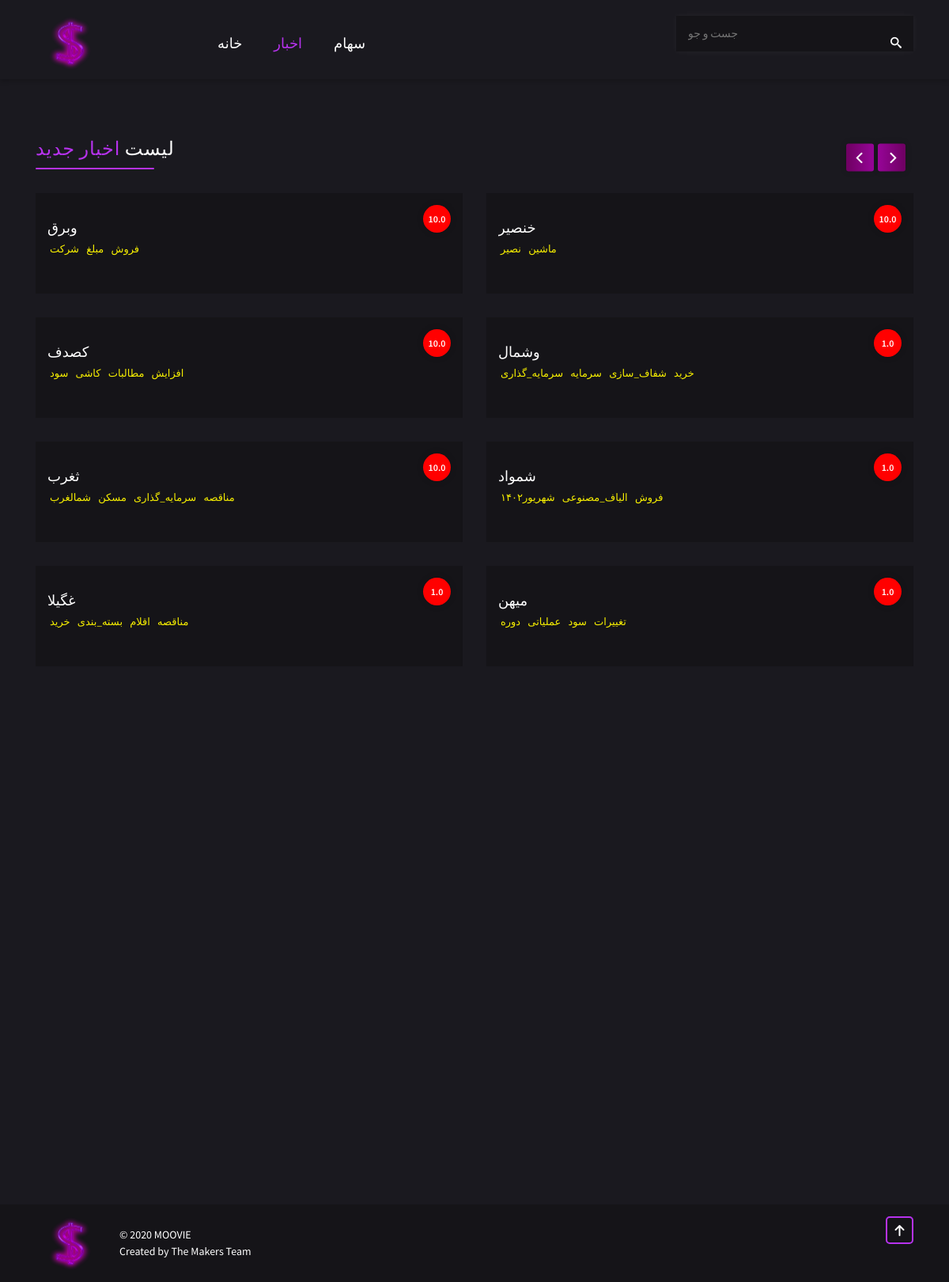
Screenshot of /genre/rand/ with the database file from the repository.
### movies/models.py (models this page shows)
class Movie(models.Model):
    title = models.CharField(max_length=100)
    budget = models.PositiveIntegerField(default=300)
    genres = models.TextField()
    language = models.CharField(max_length=2, default='en')
    overview = models.TextField()
    companies = models.TextField(default='aa')
    countries = models.TextField(default='dd')
    release_date = models.DateField(auto_now_add=True)
    revenue = models.PositiveIntegerField(default=22)
    runtime = models.FloatField(default=11)
    vote_average = models.FloatField()
    vote_count = models.PositiveIntegerField(default=11)
    poster = models.TextField()

### movies/views.py (the view, shortened to what this page needs)
# urls.py: url(r'^genre/(?P<type>[\w\s]+)/$', views.movie_list, name='movie_list'),
def movie_list(request, type):
    if type == 'rand':
        data = random(request)
        random_data_raw = json.loads(data.rendered_content.decode('utf8'))
        sugges_genre = 'suggestion'
        random_data = []
        for movie in random_data_raw['movie_ids'][:40]:
            data = movie_details(request, str(movie))
            random_data.append(json.loads(
                data.rendered_content.decode('utf8')))
        A = random_data[0:8]
        B = random_data[8:16]
        C = random_data[16:24]
        D = random_data[24:32]
        return render(request, 'movie-list.html', {'A': A, 'B': B, 'C': C, 'D': D, 'genre': sugges_genre})

### movies/views.py (called while the page is built, shortened)
def check_DB():
    if Movie.objects.exists() and Actor.objects.exists() and Director.objects.exists() and Writer.objects.exists():
        return True
    else:
        return False

@api_view(['GET'])
def random(request):
    if not check_DB():
        return HttpResponseServerError('Database is not loaded !')
    if 'num' in request.GET and request.GET['num'].isnumeric():
        NUMBERS = int(request.GET['num'])
    else:
        NUMBERS = 40
    all_ids = Movie.objects.all().values('id')
    data = {'movie_ids': []}
    if len(all_ids) < NUMBERS:
        for item in all_ids:
            data['movie_ids'].append(item['id'])
    result = MoviesSerializer(data).data
    return Response(result)

### movies/templates/movie-list.html (shortened to what this page needs)
{% load static %}
<!DOCTYPE html>
<html lang="en">
<head>
    <link rel="stylesheet" href="{% static 'css/bootstrap.min.css' %}">
    <link rel="stylesheet" href="{% static 'css/flickity.css' %}">
    <link rel="stylesheet" href="{% static 'sass/main.css' %}">
</head>
<body>
    <header class="header">
        <div class="container">
            <div class="row">
                <div class="col-lg-2 header__logo">
                    <a href="{% url 'home' %}">
                        <img src="{% static 'img/Logo.png' %}" alt="MOOVIE">
                    </a>
                </div>
                <div class="col-lg-6 header__menu">
                    <ul>
                        <li class="header__menu-item "><a href="{% url 'home' %}">خانه</a></li>
                        <li class="header__menu-item header__menu-item--active"><a href="{% url 'movie_list' type='rand' %}">اخبار</a>
                        </li>
                        <li class="header__menu-item "><a href="{% url 'genres' %}">سهام</a></li>
                    </ul>
                </div>
                <div class="col-lg-4 header__search">
                    <form action="{% url 'home' %}" method="POST">
                        <div class="header__search-container">
                            <input type="text" name="search" id="" placeholder="جست و جو">
                            <i class="moovie moovie-search"></i>
                        </div>
                    </form>
                </div>
            </div>
        </div>
    </header>
    <div class="section list-slider">
        <div class="container">
            <div class="row">
                <div class="col-12 section-with-title ">
                    <div class="section-with-title__title">
                        {%if genre == 'suggestion'%}
                            لیست <span>اخبار جدید</span>
                        {% else %}
                            لیست <span>{{genre}}</span>
                        {% endif %}
                        </div>
                    <div class="slider list-slider__slider">
                            <div class="carousel" data-flickity='{"wrapAround": true, "pageDots" : false, "rightToLeft": false, "cellAlign": "left" ,  "contain": true , "imageLoaded" : true }'>
                                <div class="carousel-cell">
                                    <div class="list-slider__row">
                                    {%for a in A %}
                                        <div class="list-slider__col">
                                            <div class="movie-item">
                                                <div class="movie-item--link">
                                                    <a href="{% url 'movie_detail' movie_id=a.id %}" class="cover-link"></a>
                                                    <div class="movie-item__rate movie-item__rate--good">{{a.vote_average}}</div>
                                                    <div class="movie-item__overlay">
                                                        <a href="{% url 'movie_detail' movie_id=a.id %}" class="movie-item__title">{{a.title}}</a>
                                                        <ul class="movie-item__genre-list">
                                                            <li class="movie-item__genre">
                                                                {% for genre in a.genres %}
                                                                    <a href="{% url 'movie_list' type=genre %}">{{genre}}</a>
                                                                {% endfor %}
                                                            </li>
                                                        </ul>
                                                    </div>
                                                </div>
                                            </div>
                                        </div>
                                        {%endfor%}
                                    </div>
                                </div>
                        </div>
                    </div>
                </div>
            </div>
        </div>
    </div>
    <footer class="footer">
        <div class="container">
            <div class="row">
                <div class="col-9 footer__about">
                    <div class="footer__logo">
                        <a href="{% url 'home' %}">
                            <img src="{% static 'img/Logo.png' %}" alt="MOOVIE">
                        </a>
                    </div>
                    <div class="footer__about-content">
                        <span>&copy; 2020 MOOVIE</span>
                        <span>Created by The Makers Team</span>
                    </div>
                </div>
                <div class="col-3 footer__go-top">
                    <button class="go-top" onclick="$('html, body').animate({scrollTop:0},'100');"><i
                            class="moovie moovie-arrow-up"></i></button>
                </div>
            </div>
        </div>
    </footer>
</body>
</html>

### static/css/flickity.css (style rules this page uses)
.flickity-enabled { position: relative; }
.flickity-enabled.is-draggable { -webkit-tap-highlight-color: transparent; -webkit-user-select: none; -moz-user-select: none; -ms-user-select: none; user-select: none; }

### rows the page displays
Movie: vote_average "10.0", title "وبرق", genres "فروش" "مبلغ" "شرکت"
Movie: vote_average "10.0", title "خنصیر", genres "ماشین" "نصیر"
Movie: vote_average "10.0", title "کصدف", genres "افزایش" "مطالبات" "کاشی" "سود"
Movie: vote_average "1.0", title "وشمال", genres "خرید" "شفاف_سازی" "سرمایه" "سرمایه_گذاری"
Movie: vote_average "10.0", title "ثغرب", genres "مناقصه" "سرمایه_گذاری" "مسکن" "شمالغرب"
Movie: vote_average "1.0", title "شمواد", genres "فروش" "الیاف_مصنوعی" "شهریور۱۴۰۲"
Movie: vote_average "1.0", title "غگیلا", genres "مناقصه" "اقلام" "بسته_بندی" "خرید"
Movie: vote_average "1.0", title "میهن", genres "تغییرات" "سود" "عملیاتی" "دوره"
